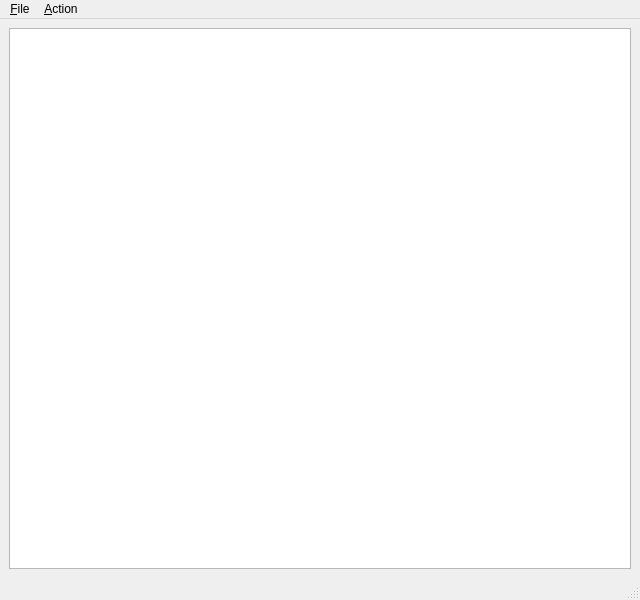
<?xml version="1.0" encoding="UTF-8"?>
<ui version="4.0">
 <class>MainWindow</class>
 <widget class="QMainWindow" name="MainWindow">
  <property name="geometry">
   <rect>
    <x>0</x>
    <y>0</y>
    <width>640</width>
    <height>600</height>
   </rect>
  </property>
  <property name="windowTitle">
   <string>MainWindow</string>
  </property>
  <widget class="QWidget" name="centralwidget">
   <layout class="QVBoxLayout" name="verticalLayout">
    <item>
     <widget class="QGraphicsView" name="graphicsView"/>
    </item>
   </layout>
  </widget>
  <widget class="QMenuBar" name="menubar">
   <property name="geometry">
    <rect>
     <x>0</x>
     <y>0</y>
     <width>640</width>
     <height>23</height>
    </rect>
   </property>
   <widget class="QMenu" name="menu_File">
    <property name="title">
     <string>&amp;File</string>
    </property>
    <addaction name="actionE_xit"/>
   </widget>
   <widget class="QMenu" name="menu_Action">
    <property name="title">
     <string>&amp;Action</string>
    </property>
    <addaction name="actionReset"/>
    <addaction name="actionAnimate"/>
   </widget>
   <addaction name="menu_File"/>
   <addaction name="menu_Action"/>
  </widget>
  <widget class="QStatusBar" name="statusbar"/>
  <action name="actionE_xit">
   <property name="text">
    <string>E&amp;xit</string>
   </property>
  </action>
  <action name="actionAnimate">
   <property name="text">
    <string>&amp;Animate</string>
   </property>
  </action>
  <action name="actionReset">
   <property name="text">
    <string>&amp;Reset</string>
   </property>
  </action>
 </widget>
 <resources/>
 <connections>
  <connection>
   <sender>actionE_xit</sender>
   <signal>triggered()</signal>
   <receiver>MainWindow</receiver>
   <slot>close()</slot>
   <hints>
    <hint type="sourcelabel">
     <x>-1</x>
     <y>-1</y>
    </hint>
    <hint type="destinationlabel">
     <x>399</x>
     <y>299</y>
    </hint>
   </hints>
  </connection>
 </connections>
</ui>
